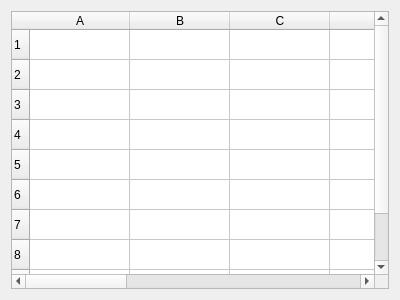
<ui version="4.0" >
 <class>Form</class>
 <widget class="QWidget" name="Form" >
  <property name="geometry" >
   <rect>
    <x>0</x>
    <y>0</y>
    <width>400</width>
    <height>300</height>
   </rect>
  </property>
  <property name="windowTitle" >
   <string>Form</string>
  </property>
  <layout class="QVBoxLayout" name="verticalLayout" >
   <item>
    <widget class="QTableWidget" name="grid" >
     <row/>
     <row/>
     <row/>
     <row/>
     <row/>
     <row/>
     <row/>
     <row/>
     <row/>
     <row/>
     <column>
      <property name="text" >
       <string>A</string>
      </property>
     </column>
     <column>
      <property name="text" >
       <string>B</string>
      </property>
     </column>
     <column>
      <property name="text" >
       <string>C</string>
      </property>
     </column>
     <column>
      <property name="text" >
       <string>D</string>
      </property>
     </column>
     <column>
      <property name="text" >
       <string>E</string>
      </property>
     </column>
     <column>
      <property name="text" >
       <string>F</string>
      </property>
     </column>
     <column>
      <property name="text" >
       <string>G</string>
      </property>
     </column>
     <column>
      <property name="text" >
       <string>H</string>
      </property>
     </column>
     <column>
      <property name="text" >
       <string>I</string>
      </property>
     </column>
     <column>
      <property name="text" >
       <string>J</string>
      </property>
     </column>
    </widget>
   </item>
  </layout>
 </widget>
 <resources/>
 <connections/>
</ui>
